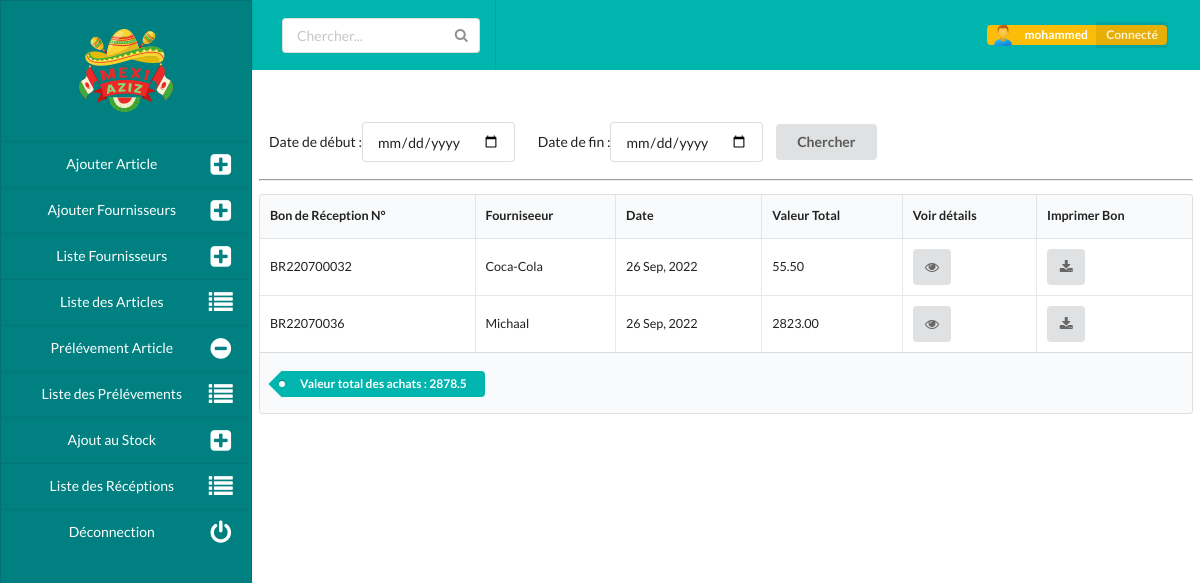
Page /feedlist (signed in) on the committed database.
### users/models.py (models this page shows)
class User(AbstractUser):
    first_name = None
    last_name = None
    nom_complet = models.CharField(max_length=125, verbose_name="Votre Nom Complet")
    admin       = models.BooleanField(default=False, blank=True)
    role        = models.CharField(max_length=125, choices=ROLES)
    valid       = models.BooleanField(default=False, blank=True)

### stock/models.py (models this page shows, shortened)
class Feeding(models.Model):
    uid = models.UUIDField(default=uuid.uuid1, editable=False)
    user      = models.ForeignKey(User, on_delete=models.CASCADE)
    br = models.CharField(max_length=125, verbose_name="Bon de réception N°", null=True)
    fournisseur = models.ForeignKey(Fournisseur, on_delete=models.CASCADE, related_name="taking_fourni", verbose_name="Fournisseur", null=True)
    date_feed =  models.DateTimeField(auto_now_add=True, verbose_name="Fait le")
    total_value = models.DecimalField(max_digits=12, decimal_places=2, null=True, blank=True)

class Fournisseur(models.Model):
    nom = models.CharField(max_length=125, verbose_name="Nom du fournisseurs")
    adresse = models.CharField(max_length=125, verbose_name="Adresse du fournissuer")
    tel = models.CharField(max_length=125, verbose_name="Numéro de télephone")
    def __str__(self):
        return self.nom

### stock/views.py (the view, shortened to what this page needs)
# urls.py: path('feedlist', feedList, name='feedlist'),
@login_required
def feedList(request):
    feeding = Feeding.objects.all()
    search_result=None
    for f in feeding :
        print(f.date_feed)
    price_of_all_takings = feeding.aggregate(Sum('total_value'))
    return render(request, "feedlist.html", {"feeding": feeding, "pr": price_of_all_takings})

### templates/feedlist.html (shortened to what this page needs)
{% extends 'base.html' %}
{% load static %}
{% block content %}
<link rel="stylesheet" href="{% static 'css/home.css' %}">
<link rel="stylesheet" href="{% static 'css/article_list.css' %}">
<div class="container main">
    <div class="ui labeled icon left vertical menu side">
        <div class="item logo-img">
        <img class="ui mini centered image" src="{% static 'img/logo-small.png' %}">
        </div>
        <a href="{% url 'addarticle' %}" class="item">
            <i class="plus square icon"></i>
            Ajouter Article
        </a>
        <a href="{% url 'addfourni' %}" class="item">
          <i class="plus square icon"></i>
          Ajouter Fournisseurs
      </a>
      <a href="{% url 'fournilist' %}" class="item">
          <i class="plus square icon"></i>
          Liste Fournisseurs
      </a>
        <a href="{% url 'articleslist' %}" class="item">
            <i class="list icon"></i>
            Liste des Articles
        </a>
        <a href="{% url 'takearticle' %}" class="item">
            <i class="minus circle icon"></i>
            Prélévement Article
        </a>
        <a href="{% url 'takelist' %}" class="item">
          <i class="list icon"></i>
          Liste des Prélévements
      </a>
      <a href="{% url 'feedarticle' %}" class="item">
        <i class="plus square icon"></i>
        Ajout au Stock
    </a>
    <a href="{% url 'feedlist' %}" class="item">
        <i class="list icon"></i>
        Liste des Récéptions
    </a>
    <a href="{% url 'logout' %}" class="item">
      <i class="power off icon"></i>
      Déconnection
  </a>
    </div>
    <div class="topbar">
        <div class="ui teal four item inverted menu top">
        <a class="item">
            <div class="ui icon input">
                <input type="text" placeholder="Chercher...">
            </div>
        </a>
        <a class="right item">
            <div class="ui yellow image label">
                <img src="{% static 'img/person.png' %}">
                {{user.username}}
                <div class="detail">Connecté</div>
            </div>
        </a>
      </div>
    </div>
    <div class="site-content tabl">
      <form method="POST">
        <div class="ui input date">
          Date de début :
          <input type="date" name="startdate" placeholder="Date de début"/>
        </div>
        <div class="ui input date">
          Date de fin :
          <input type="date" name="enddate" placeholder="Date de fin"/>
        </div>
        <input type="submit" value="Chercher" class="ui button" />
      </form>
      <hr/>
        <table class="ui small celled table">
            <thead>
              <tr><th>Bon de Réception N°</th>
              <th>Fourniseeur</th>
              <th>Date</th>
              <th>Valeur Total</th>
              <th>Voir détails</th>
              <th>Imprimer Bon</th>
            </tr></thead>
            <tbody>
                {% for l in feeding %}
              <tr>
                <td data-label="Bon de réception">{{l.br}}</td>
                <td data-label="Fournisseur">{{l.fournisseur}}</td>
                <td data-label="Date">{{l.date_feed|date:"d M, Y"}}</td>
                <td data-label="Date">{{l.total_value}}</td>
                <td data-label="Fournisseurs">
                    <a href="{% url 'feedarticlesdetails' l.id %}" class="ui icon button">
                        <i class="eye icon"></i>
                    </a>
                </td>
                <td data-label="Fournisseurs">
                    <a href="{% url 'generatebr' l.id %}" class="ui icon button">
                        <i class="download icon"></i>
                    </a>
                </td>
              </tr>
              {% endfor %}
            </tbody>
            <tfoot class="full-width">
            <tr>
                <th class="tah" colspan="6">
                  <div class="ui teal tag labels tah">
                    <a class="ui label">
                      Valeur total des achats : {{pr.total_value__sum}}
                    </a>
                  </div>
                </th>
            </tr>
            </tfoot>
          </table>
    </div>
</div>
{% endblock content %}

### static/css/home.css (style rules this page uses)
.top { margin: 0 !important; border-radius: 0 !important; padding-left: 1rem !important; padding-right: 1rem !important; height: 5rem !important; }
.topbar { margin-left: 18rem; }
.side { height: 100vh; position: fixed; width: 18rem; background: teal !important; border-radius: 0 !important; }
.logo-img { display: flex !important; height: 10rem; align-items: center; justify-content: center; }
img { height: 100px; width: 100px; }
a.item { color: white !important; font-size: 1rem; font-weight: bold; }
a i { margin-left: 10px; }
.site-content { margin-left: 18.5rem; }
.main { height: 100vh; }

### static/css/article_list.css (style rules this page uses)
.tabl { margin-right: 0.5rem; margin-top: 3rem; }
.tah { margin-top: 0.6rem; }
.date { display: flex; align-items: center; padding: 10px; }

### rows in the picture
User: username "mohammed"
Feeding: br "BR220700032", fournisseur "Coca-Cola", date_feed "26 Sep, 2022", total_value "55.50"
Feeding: br "BR22070036", fournisseur "Michaal", date_feed "26 Sep, 2022", total_value "2823.00"

### other values in the picture
{{ pr.total_value__sum }} "2878.5"
